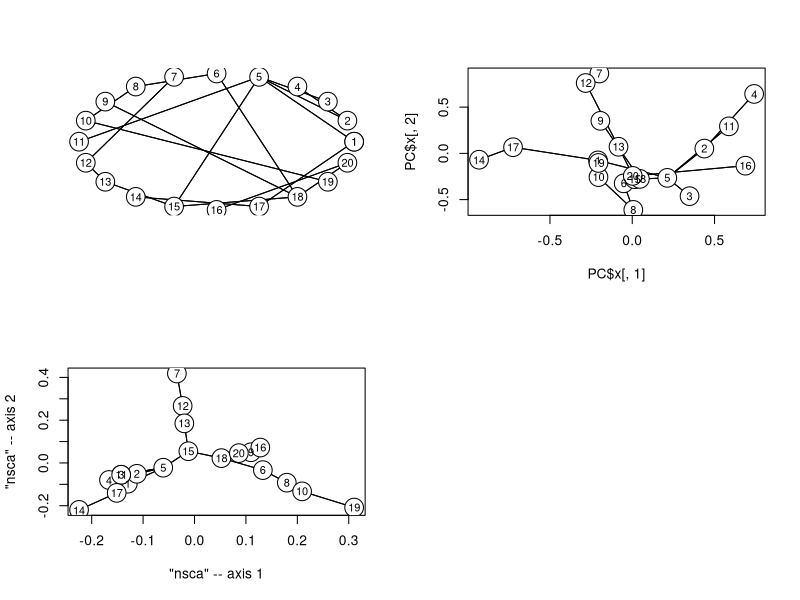

Here is the R script that generated this plot:
library(ape)


### Name: mst
### Title: Minimum Spanning Tree
### Aliases: mst plot.mst
### Keywords: multivariate

### ** Examples

require(stats)
X <- matrix(runif(200), 20, 10)
d <- dist(X)
PC <- prcomp(X)
M <- mst(d)
opar <- par()
par(mfcol = c(2, 2))
plot(M)
plot(M, graph = "nsca")
plot(M, x1 = PC$x[, 1], x2 = PC$x[, 2])
par(opar)
